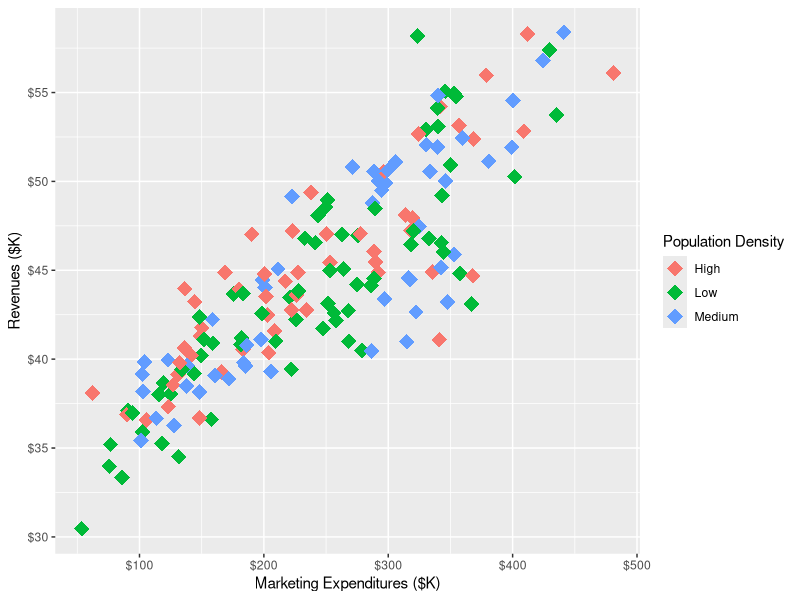

Generate this figure with R:
plot_dat <- read.csv("./data/Ch7_marketing.csv")

library(ggplot2);library(scales)

plot <- ggplot(data=plot_dat, aes(x = marketing_total, 
                              y = revenues, 
                              color = pop_density))

plot <- plot + geom_point(size = 5, shape = 18)

plot <- plot + scale_y_continuous(labels = dollar, 
                                  breaks = pretty_breaks(n=5)) + 
                 scale_x_continuous(labels = dollar, 
                                    breaks = pretty_breaks(n=5)) + 
                 scale_colour_discrete(guide = guide_legend(title = "Population Density"))

plot <- plot + xlab("Marketing Expenditures ($K)") + ylab("Revenues ($K)")

plot
